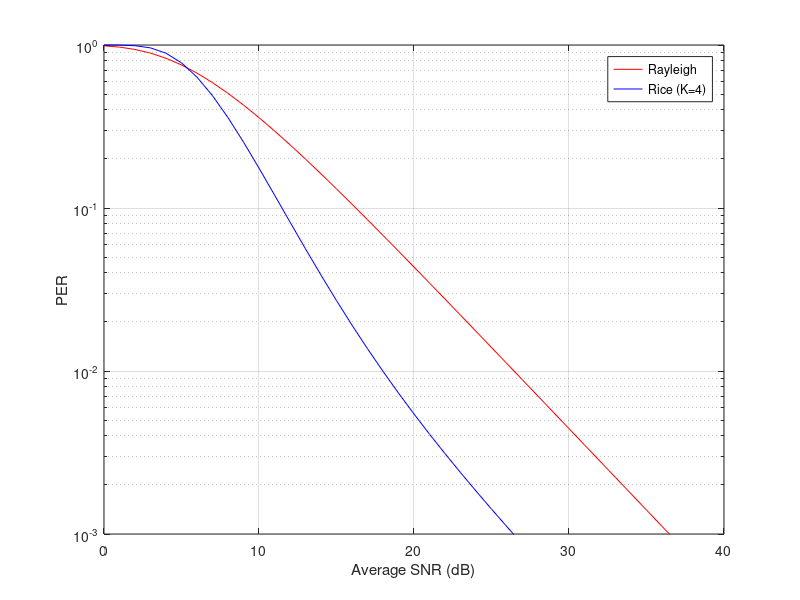

MATLAB code to generate this figure:
% coba reproduce Ferrand 2013
% figure 6, 
% menggunakan block rayleigh dan block rice, BPSK, N = 312 bits

clear all;
clc;

% N adalah number of symbol per packet.
N = 312/8;  % 312 bits diubah ke bytes
% mungkin yang dimaksud dengan 312 bits adalah 312 simbol.
% karena untuk BPSK, 1 simbol = 1 bit.

SER_SNR_threshold = 1 - 10^(-0.3/N);

% SER = Q(sqrt(k*SNR)), BPSK k = 1
% BPSK berarti SER = BER
% SER threshold = Q (sqrt(sqrt(k*SNR))  ferrand, 2013, equ. 9
akar_SNR_threshold = qfuncinv(SER_SNR_threshold);
SNR_threshold = akar_SNR_threshold^2;

SNR = 0:40;

PER_Rayleigh = 1 - exp(-SNR_threshold./(10.^(SNR./10)));
%PER_Rayleigh2 = 1 - exp(-SNR_threshold/(10^(SNR(11)/10)));
K = 4;
PER_Rice = 1 - marcumq(sqrt(2*K),sqrt(2*(K+1)*SNR_threshold./(10.^(SNR./10))));

figure
semilogy(SNR, PER_Rayleigh, 'r');
grid on
axis([0 40 1e-3 1])
hold on
semilogy(SNR, PER_Rice, 'b');

xlabel('Average SNR (dB)')
ylabel('PER')
legend('Rayleigh',...
    'Rice (K=4)'); 
